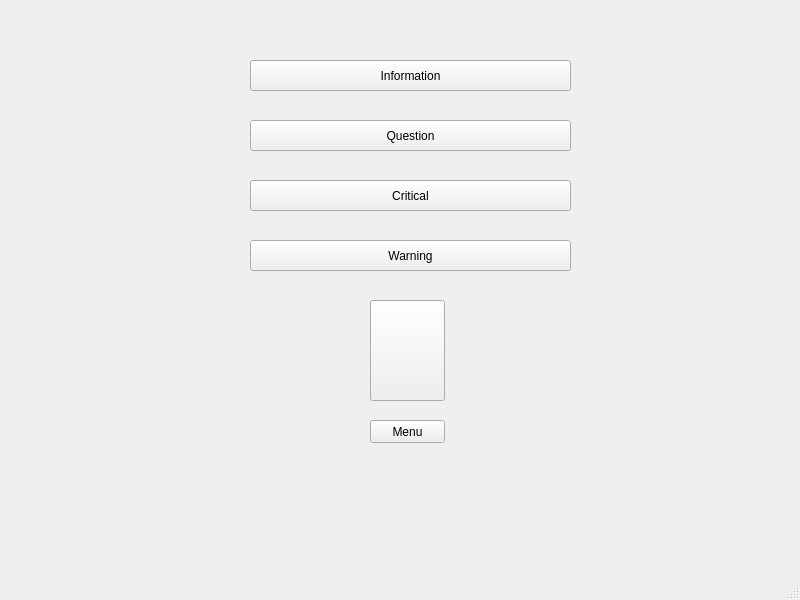
<?xml version="1.0" encoding="UTF-8"?>
<ui version="4.0">
 <class>MainWindow</class>
 <widget class="QMainWindow" name="MainWindow">
  <property name="geometry">
   <rect>
    <x>0</x>
    <y>0</y>
    <width>800</width>
    <height>600</height>
   </rect>
  </property>
  <property name="windowTitle">
   <string>MainWindow</string>
  </property>
  <widget class="QWidget" name="centralwidget">
   <widget class="QPushButton" name="pushButton">
    <property name="geometry">
     <rect>
      <x>250</x>
      <y>60</y>
      <width>321</width>
      <height>31</height>
     </rect>
    </property>
    <property name="text">
     <string>Information</string>
    </property>
   </widget>
   <widget class="QPushButton" name="pushButton_2">
    <property name="geometry">
     <rect>
      <x>250</x>
      <y>120</y>
      <width>321</width>
      <height>31</height>
     </rect>
    </property>
    <property name="text">
     <string>Question</string>
    </property>
   </widget>
   <widget class="QPushButton" name="pushButton_3">
    <property name="geometry">
     <rect>
      <x>250</x>
      <y>180</y>
      <width>321</width>
      <height>31</height>
     </rect>
    </property>
    <property name="text">
     <string>Critical</string>
    </property>
   </widget>
   <widget class="QPushButton" name="pushButton_4">
    <property name="geometry">
     <rect>
      <x>250</x>
      <y>240</y>
      <width>321</width>
      <height>31</height>
     </rect>
    </property>
    <property name="text">
     <string>Warning</string>
    </property>
   </widget>
   <widget class="QPushButton" name="pushButton_5">
    <property name="geometry">
     <rect>
      <x>370</x>
      <y>300</y>
      <width>75</width>
      <height>101</height>
     </rect>
    </property>
    <property name="text">
     <string/>
    </property>
   </widget>
   <widget class="QPushButton" name="pushButton_6">
    <property name="geometry">
     <rect>
      <x>370</x>
      <y>420</y>
      <width>75</width>
      <height>23</height>
     </rect>
    </property>
    <property name="text">
     <string>Menu</string>
    </property>
   </widget>
  </widget>
  <widget class="QMenuBar" name="menubar">
   <property name="geometry">
    <rect>
     <x>0</x>
     <y>0</y>
     <width>800</width>
     <height>21</height>
    </rect>
   </property>
  </widget>
  <widget class="QStatusBar" name="statusbar"/>
 </widget>
 <resources/>
 <connections/>
</ui>
